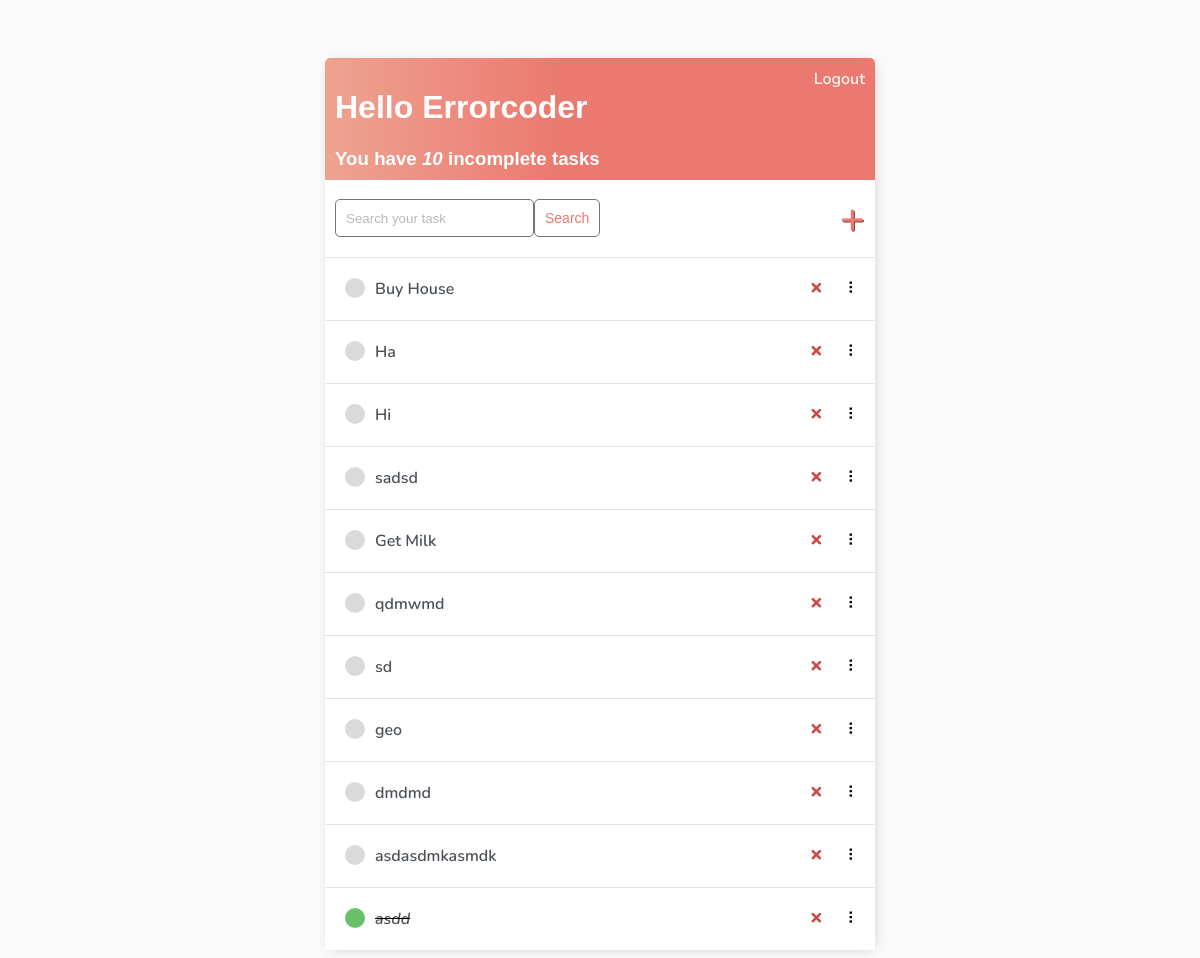
Before: / (signed in) with the older database file.
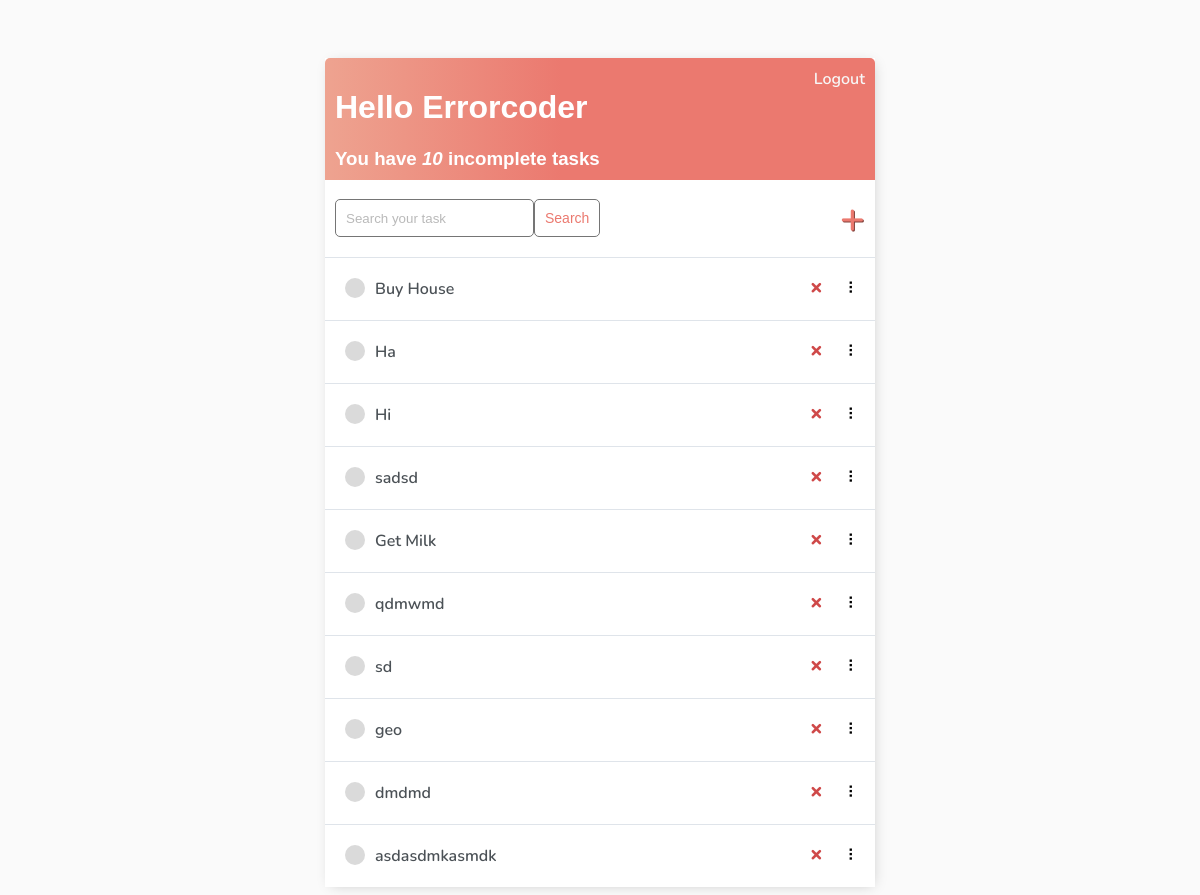
After: the same page with the newer database file.
### base/models.py (models this page shows)
class Task(models.Model):
    user = models.ForeignKey(User, on_delete=models.CASCADE, null=True, blank=True)
    title = models.CharField(max_length=200, default='')
    description = models.TextField(max_length=450, default='')
    complete = models.BooleanField(default=False)
    created =  models.DateTimeField(auto_now_add=True)
    def __str__(self):
        return self.title
    class Meta:
        ordering = ['complete']

### base/views.py (the view)
# urls.py: path('', TaskList.as_view(), name='tasks'),
class TaskList(LoginRequiredMixin, ListView):
    model = Task
    context_object_name = 'tasks'
    def get_context_data(self, **kwargs):
        context = super().get_context_data(**kwargs)
        context['tasks'] = self.get_queryset()
        context['count'] = context['tasks'].filter(complete=False).count()
        search_input = self.request.GET.get('search-area') or ''
        if search_input:
            context['tasks'] = context['tasks'].filter(title__icontains=search_input)
        context['search_input'] = search_input
        return context

### base/templates/base/task_list.html
{% extends "base/main.html" %}
{% block content %}
<div class="header-bar">
    <div>
        <h1>Hello {{request.user|title}}</h1>
        <h3 style="margin:0">You have <i>{{count}}</i> incomplete task{{ count|pluralize:"s" }}</h3>
    </div>
    {% if request.user.is_authenticated %}
    <a href="{% url 'logout' %}">Logout</a>
    {% else %}
    <a href="{% url 'login' %}">Login</a>
    {% endif %}
</div>
<div id="search-add-wrapper">
    <form method="GET" style="display:flex;">
        <input type="text" name="search-area" placeholder="Search your task" value="{{search_input}}">
        <input class="button" type="submit" value="Search">
    </form>
    {% if tasks|length > 0 %}
    <a id = "add-link" href="{% url 'task-create' %}">&#x2b;</a>
    {% endif %}
</div>
<div id="tasklist" class="task-items-wrapper">
    {% for task in tasks %}
    <div class="task-wrapper" data-position="{{task.pk}}">
        <div class="task-title">
            {% if task.complete %}
            <div class="task-complete-icon"></div>
            <i><s><a href="{% url 'task-update' task.id %}">{{task}}</a></s></i> {% else %}
            <div class="task-incomplete-icon"></div>
            <a href="{% url 'task-update' task.id %}">{{task}}</a> {% endif %}
        </div>
        <div class="task-controls">
            <a class="delete-link" href="{% url 'task-delete' task.id %}">&#215;</a>
            <span class="handle">&nbsp;&#10247;</span>
        </div>
    </div>
    {% empty %}
    <div style="text-align: center; padding-bottom: 10px; line-height: 1em;">
        <h3>No new tasks are created.</h3>
        <h3>Create a <a style="text-decoration: none; color: #e53935;" href="{% url 'task-create' %}">New task</a> ! </h3>
    </div>
    {% endfor %}
</div>
{% endblock content %}

Changed rows visible on the page:
removed Task: title "asdd"
